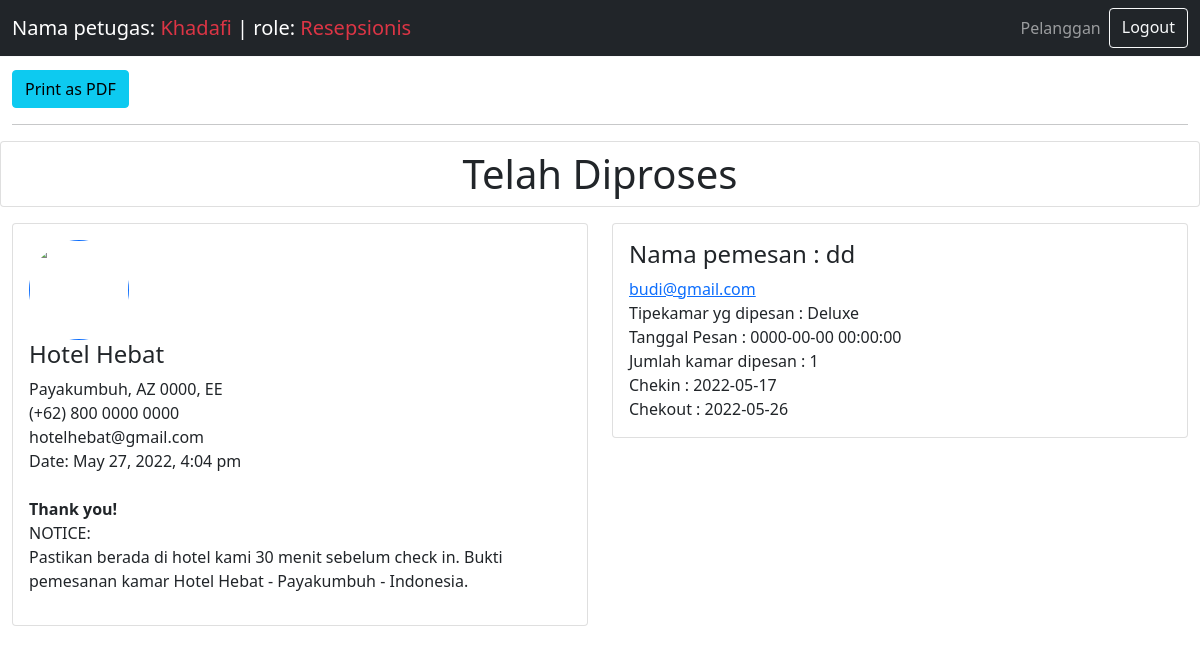
/resepsionis/detail.php?id=24 (signed in), run on the app's committed database.
### tables this page shows
CREATE TABLE `pelanggan` (
  `id` int(11) NOT NULL,
  `nama_pemesan` varchar(50) NOT NULL,
  `email` varchar(50) NOT NULL,
  `hp` varchar(12) NOT NULL,
  `nama_tamu` varchar(50) NOT NULL,
  `tgl_pesan` datetime NOT NULL,
  `checkin` date NOT NULL,
  `checkout` date NOT NULL,
  `jml_kamar` int(2) NOT NULL,
  `status` enum('Sedang Diproses','Telah Diproses') NOT NULL,
  `id_kamar` int(11) NOT NULL
);

CREATE TABLE `kamar` (
  `id_kamar` int(11) NOT NULL,
  `nama_kamar` varchar(50) NOT NULL,
  `total_kamar` int(5) NOT NULL
);

### resepsionis/detail.php (the view, shortened to what this page needs)
<!DOCTYPE html>
<html lang="en">
<?php
$conn = mysqli_connect("localhost", "root", "", "hotel-hebat");
$id = $_GET["id"];
$DetailProses = mysqli_query($conn, "SELECT * FROM pelanggan,kamar WHERE pelanggan.id_kamar = kamar.id_kamar AND  id = '$id'");
$ResultDetailProses = mysqli_fetch_assoc($DetailProses);
?>
<head>
  <link rel="stylesheet" href="../vendor/bootstrap.min.css">
  <link rel="stylesheet" href="../vendor/dataTables.bootstrap5.min.css">
</head>
<body style="margin-top: 70px;">
  <?php
  include './navbar.php'
  ?>
  <div class="toolbar hidden-print container-fluid">
    <div class="text-right">
      <button id="cetakBukti" class="btn btn-info"><i class="fa fa-file-pdf-o"></i> Print as PDF</button>
    </div>
    <hr>
  </div>
  <div id="cetakBukti" class="container-fluid">
    <div class="row">
      <h1 class="card p-2 mb-3 text-center"><?= $ResultDetailProses['status']; ?></h1>
      <div class="col-lg-6 mb-2">
        <div class="card p-3">
          <a target="_blank" href="">
            <img src="../img/a.jpeg" class="rounded-circle" alt="" width="100" height="100">
          </a>
          <h4>Hotel Hebat</h4>
          <div>Payakumbuh, AZ 0000, EE</div>
          <div>(+62) 800 0000 0000</div>
          <div>hotelhebat@gmail.com</div>
          <div class="date">Date: <?php echo date("F j, Y, g:i a"); ?></div>
          <br>
          <b>Thank you!</b>
          <div>
            NOTICE:
            <p>
              Pastikan berada di hotel kami 30 menit sebelum check in.
              Bukti pemesanan kamar Hotel Hebat - Payakumbuh - Indonesia.
            </p>
          </div>
        </div>
      </div>
      <div class="col-lg-6">
        <div class="card p-3">
          <h4>Nama pemesan : <?= $ResultDetailProses['nama_pemesan']; ?></h4>
          <div class="email"><a href="mailto:<?= $ResultDetailProses['email']; ?> "><?= $ResultDetailProses['email']; ?></a></div>
          <div>Tipekamar yg dipesan : <?= $ResultDetailProses['nama_kamar']; ?></div>
          <div>Tanggal Pesan : <?= $ResultDetailProses['tgl_pesan']; ?></div>
          <div>Jumlah kamar dipesan : <?= $ResultDetailProses['jml_kamar']; ?></div>
          <div>Chekin : <?= $ResultDetailProses['checkin']; ?></div>
          <div>Chekout : <?= $ResultDetailProses['checkout']; ?></div>
        </div>
      </div>
    </div>
  </div>
</body>
</html>

### data on the page
pelanggan: status "Telah Diproses", nama_pemesan "dd", email "budi@gmail.com", id_kamar.nama_kamar "Deluxe", tgl_pesan "0000-00-00 00:00:00", jml_kamar "1", checkin "2022-05-17", checkout "2022-05-26"

### other printed values
$_SESSION['nama'] "Khadafi"
$_SESSION['role'] "Resepsionis"
